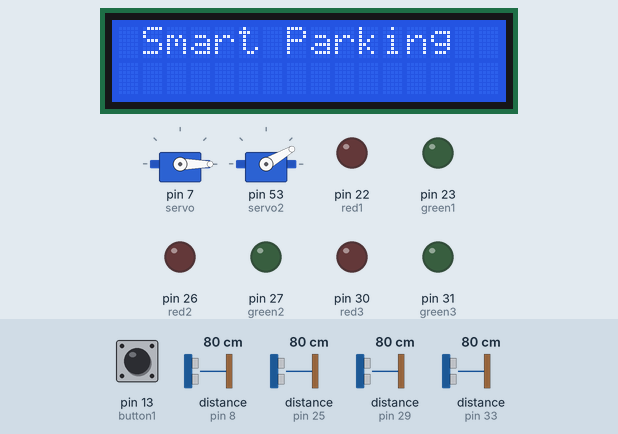
Simulated run of this sketch. Board: Arduino Mega 2560, built with avr-gcc and run on an emulated ATmega2560. Parts: 2 × servo, 16×2 character LCD, output pins drawn as LEDs (lit = HIGH). Wiring (inferred from the names in the program): 4 × ultrasonic range finder: trigger pin 9, echo pin 8 / trigger pin 24, echo pin 25 / trigger pin 28, echo pin 29 / trigger pin 32, echo pin 33. The test bench sets the inputs (shaded band); at power-on: pin 13 (button1) LOW, distance to the obstacle (sensors on pin 25, pin 29, pin 33, pin 8) 80 cm. The echo pulse lasts 58.3 µs per cm; pins used as bus, display or sensor lines are not drawn; what the sketch prints to the serial monitor is not drawn.

Above: at 0.6 s.
At 3.7 s:
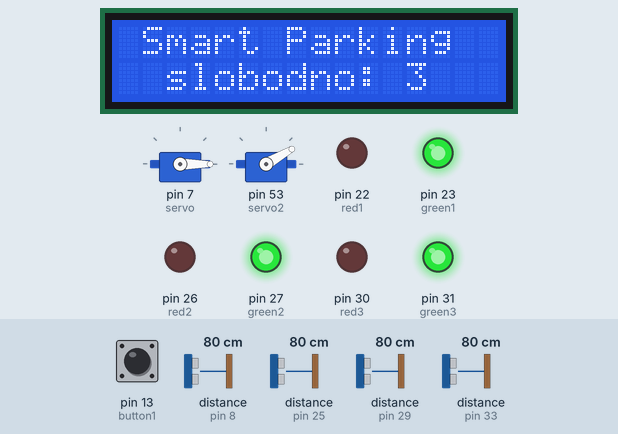
3.8 s: pin 13 (button1) pulled HIGH for 0.15 s
At 5.7 s:
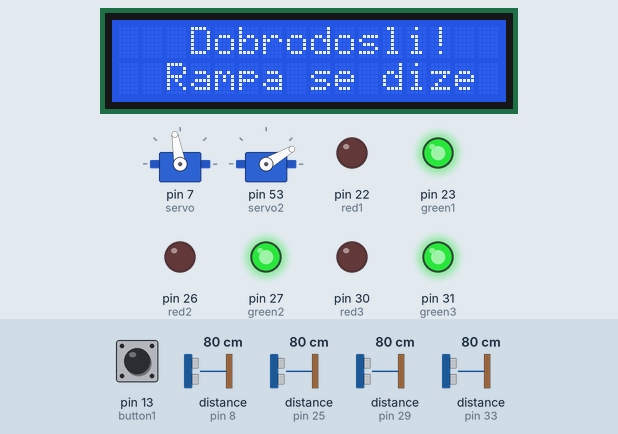
6.9 s: distance to the obstacle (sensor on pin 25) set to 2 cm
9.9 s: distance to the obstacle (sensor on pin 29) set to 60 cm
12.6 s: distance to the obstacle (sensor on pin 33) set to 10 cm
14.1 s: distance to the obstacle (sensor on pin 33) set to 7 cm
At 15.3 s:
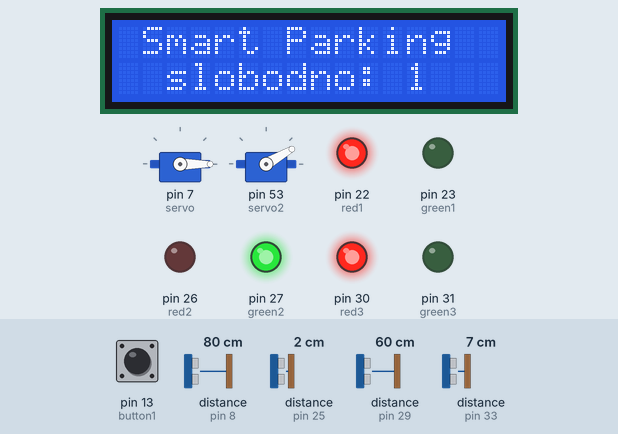
15.8 s: distance to the obstacle (sensor on pin 29) set to 10 cm
17.3 s: distance to the obstacle (sensor on pin 29) set to 7 cm
At 17.8 s:
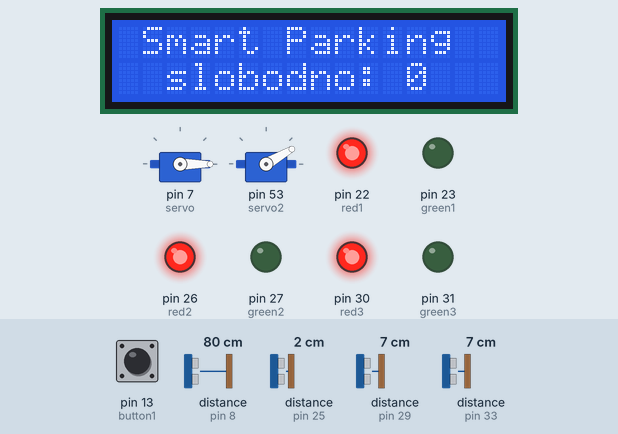
Timing chart, 0 to 20.0 s (numbered marks = the images above; inputs shaded):
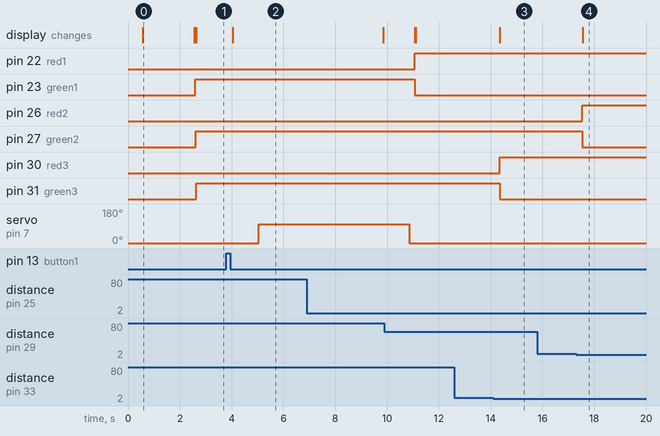

The sketch:

projekat1.ino
```cpp
#include <LiquidCrystal.h>
#include <Servo.h>
#include <TimerOne.h>

#define button1 13
#define servo 7

#define servo2 53
#define trigRampa 9
#define echoRampa 8

#define red1 22
#define green1 23
#define trig1 24
#define echo1 25

#define red2 26
#define green2 27
#define trig2 28
#define echo2 29

#define red3 30
#define green3 31
#define trig3 32
#define echo3 33

Servo rampa,rampa2; //pbjekat za konptrolu servo motora

const int rs = 12, en = 11, d4 = 6, d5 = 5, d6 = 4, d7 = 3;
String poruka = "";
LiquidCrystal mojLCD(rs, en, d4, d5, d6, d7);

int btnState = 0;
volatile int buttonPressed = 0;
int lastBtnState = 0;

const int limit = 8;
bool taken;

int counter = 0;
int lastCounter = -1;
bool rampaAktivna = false;

int reloadParking(int trig, int echo, int red, int green, String placeNumber)
{
  long distance = range(trig, echo);
  delay(15);

  // Ispis za dijagnostiku u Serial Monitoru
  Serial.print(placeNumber);
  Serial.print(": ");
  Serial.print(distance);
  Serial.print(" cm | ");

  taken = (distance > 0 && distance < limit);

  if(taken){
    digitalWrite(red, HIGH);
    digitalWrite(green, LOW);
    return 0;

  }
  else {
    digitalWrite(red, LOW);
    digitalWrite(green, HIGH);
    return 1;
  }
}

long range(int trig,int echo)
{
  digitalWrite(trig, LOW);
  delayMicroseconds(2);
  digitalWrite(trig, HIGH);
  delayMicroseconds(10);
  digitalWrite(trig, LOW);

  long duration = pulseIn(echo, HIGH, 30000);
  return duration/58;
}

void btnTimerISR()
{
  btnState = digitalRead(button1);
  if(btnState != lastBtnState)
  {
    if(btnState == HIGH)
    {
      buttonPressed = 1;
    }
    lastBtnState = btnState;
  }
}
void setup() {
  // put your setup code here, to run once:
pinMode(button1, INPUT);

rampa.attach(servo);
rampa.write(0);
rampa2.attach(servo2);
rampa2.write(30);
delay(500);
rampa.detach();
rampa2.detach();


pinMode(red1, OUTPUT);
pinMode(green1, OUTPUT);
pinMode(trig1, OUTPUT);
pinMode(echo1, INPUT);

pinMode(red2, OUTPUT);
pinMode(green2, OUTPUT);
pinMode(trig2, OUTPUT);
pinMode(echo2, INPUT);

pinMode(red3, OUTPUT);
pinMode(green3, OUTPUT);
pinMode(trig3, OUTPUT);
pinMode(echo3, INPUT);

pinMode(trigRampa, OUTPUT);
pinMode(echoRampa, INPUT);

mojLCD.begin(16,2);
mojLCD.setCursor(1,0);
mojLCD.print("Smart Parking");
delay(2000);
mojLCD.clear();

Timer1.initialize(50000);
Timer1.attachInterrupt(btnTimerISR);

Serial.begin(9600);
}

void loop() {
  // put your main code here, to run repeatedly
  counter=0;
  int duzina = 0;
  if(!rampaAktivna){
    int trenutnoSlobodno = 0;
  trenutnoSlobodno += reloadParking(trig1, echo1, red1, green1, "Mesto 1");
  trenutnoSlobodno += reloadParking(trig2, echo2, red2, green2, "Mesto 2");
  trenutnoSlobodno += reloadParking(trig3, echo3, red3, green3, "Mesto 3");

  Serial.print("Taster pin: ");
  Serial.println(digitalRead(button1));

  counter = trenutnoSlobodno;

  if(counter != lastCounter){
  mojLCD.clear();
  mojLCD.setCursor(1,0);
  mojLCD.print("Smart Parking");
  mojLCD.setCursor(2, 1);
  mojLCD.print("slobodno: ");
  mojLCD.print(counter);

  lastCounter = counter;
  }
  delay(300);
  }

  duzina = range(trigRampa, echoRampa);
  Serial.println("Duzina rampa: "+ String(duzina));
  if(duzina > 0 && duzina <= 4)
  {
    rampa2.attach(servo2);
    rampa2.write(120);
    delay(4200);
    rampa2.detach();
    delay(600);

    rampa2.attach(servo2);
    rampa2.write(30);
    delay(200);
    rampa2.detach();
  }

  if(buttonPressed == 1)
  {
    Serial.println(">>> DUGME JE PRITISNUTO! Pokrecem rampu... <<<");
    rampaAktivna = true;
    mojLCD.clear();
    if(counter > 0)
    {
      mojLCD.setCursor(3,0);
      mojLCD.print("Dobrodosli!");
      mojLCD.setCursor(2,1);
      mojLCD.print("Rampa se dize");
      delay(1000);

      rampa.attach(servo);
      rampa.write(100);
      delay(4200);
      rampa.detach();
      delay(600);
      mojLCD.clear();
      mojLCD.setCursor(1, 0);
      mojLCD.print("Rampa se spusta");
      delay(1000);
      rampa.attach(servo);
      rampa.write(0);
      delay(200);
      rampa.detach();

    }
    else
    {
      mojLCD.setCursor(2, 0);
      mojLCD.print("NEMA MESTA!");
      mojLCD.setCursor(1, 1);
      mojLCD.print("Parking je pun");
      delay(3000); // Drži poruku 3 sekunde na ekranu
    }
    buttonPressed = 0;
    rampaAktivna= false;
    lastCounter = -1;
  }
}
```

Measured:
- the behaviour switches between 9 and 8 cm on distance to the obstacle (sensor on pin 33) (found by bisection; images 2 and 3)
- the behaviour switches between 9 and 8 cm on distance to the obstacle (sensor on pin 29) (found by bisection; images 3 and 4)
- after the input at 3.8 s, servo on pin 7 (servo): 0° → 100° after 1.2 s; the display: changes after 0.25 s (image 2)
- after the input at 12.6 s, every drawn part: stays the same
- after the input at 14.1 s, pin 30 (red3): LOW → HIGH after 0.24 s; pin 31 (green3): HIGH → LOW after 0.24 s; the display: changes after 0.25 s (image 3)
- after the input at 15.8 s, every drawn part: stays the same
- after the input at 17.3 s, pin 26 (red2): LOW → HIGH after 0.23 s; pin 27 (green2): HIGH → LOW after 0.23 s; the display: changes after 0.25 s (image 4)
- what the display in image 0 shows lasts 2.0 s, from 0.6 s to 2.6 s
